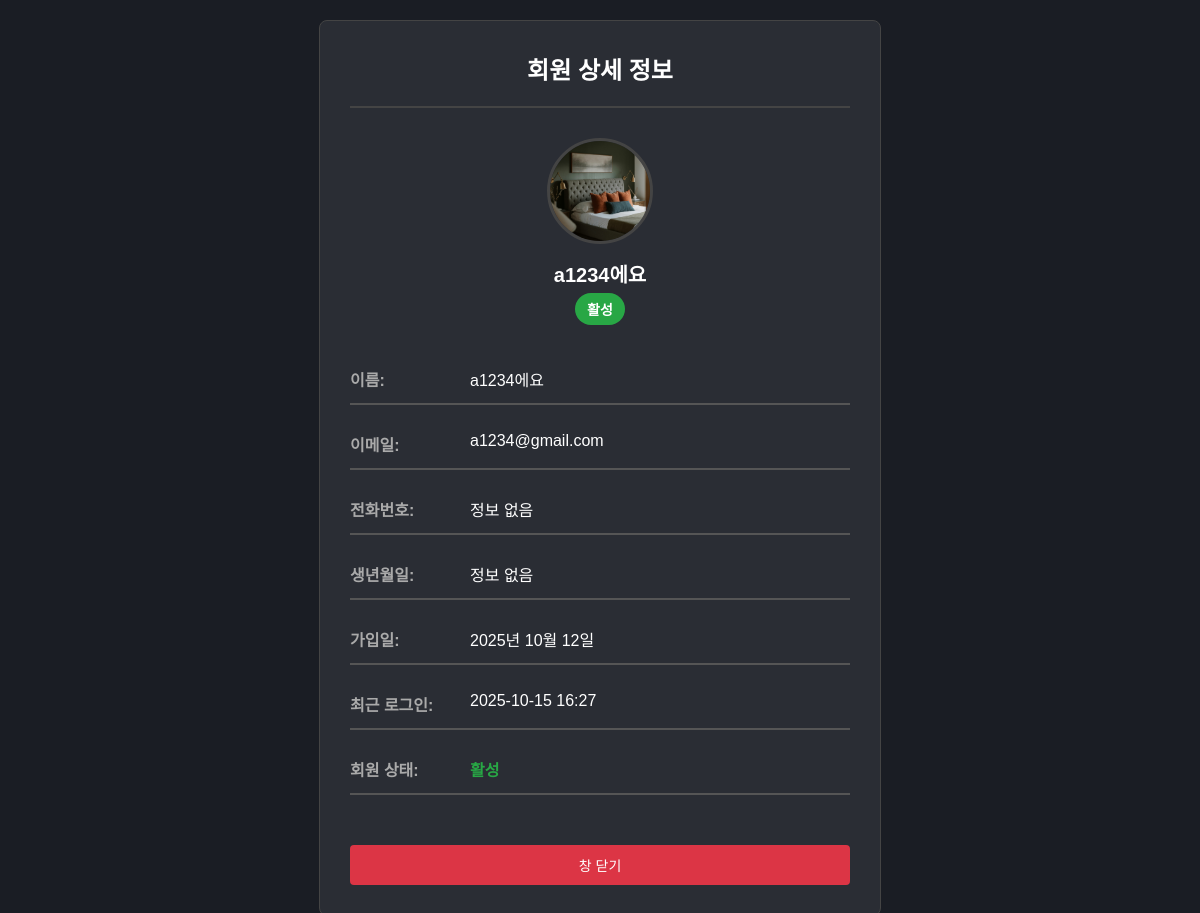
Page /member_detail.php?id=74 on the committed database.
### tables this page shows
CREATE TABLE `members` (
  `member_id` int(11) NOT NULL,
  `user_id` varchar(15) NOT NULL,
  `password` varchar(255) NOT NULL,
  `name` varchar(50) NOT NULL,
  `nickname` varchar(50) DEFAULT NULL,
  `email` varchar(100) NOT NULL,
  `phone` varchar(20) DEFAULT NULL,
  `birth_date` date DEFAULT NULL,
  `gender` enum('M','F','N') DEFAULT NULL,
  `join_date` datetime DEFAULT current_timestamp(),
  `updated_at` datetime DEFAULT NULL ON UPDATE current_timestamp(),
  `profile_image` varchar(255) DEFAULT NULL,
  `is_admin` tinyint(1) DEFAULT 0,
  `status` enum('active','banned','deleted') DEFAULT 'active',
  `last_login` datetime DEFAULT NULL,
  `bio` text DEFAULT NULL
);

### inc/db.php (called while the page is built, shortened)
<?php
function db_select($query, $params = array())
{
    $con = mysqli_connect("localhost", "root", "", "moviedb");
    $stmt = mysqli_prepare($con, $query);
    mysqli_stmt_execute($stmt);
    $result = mysqli_stmt_get_result($stmt);
    $data = array();
    if ($result) {
        while ($row = mysqli_fetch_assoc($result)) {
            $data[] = $row;
        }
    }
    return $data;
}

### member_detail.php (the view, shortened to what this page needs)
<?php
require_once("inc/db.php");
$member_id = '';
if (isset($_GET['id'])) {
    $member_id = $_GET['id'];
}
$member_query = "SELECT * FROM members WHERE member_id = '$member_id'";
$member_result = db_select($member_query);
$member = $member_result[0];
$birth_info = '정보 없음';
$status_text = ($member['status'] == 'banned') ? '정지' : '활성';
$status_color = ($member['status'] == 'banned') ? '#dc3545' : '#28a745';
$last_login = '로그인 기록 없음';
if (!empty($member['last_login'])) {
    $last_login = date('Y-m-d H:i', strtotime($member['last_login']));
}
?>
<!DOCTYPE html>
<html lang="ko">
<head>
    <link rel="stylesheet" href="https://cdnjs.cloudflare.com/ajax/libs/font-awesome/6.5.1/css/all.min.css">
</head>
<body>
    <div class="container">
        <div class="header">
            <h2>회원 상세 정보</h2>
        </div>
        <div class="profile_section">
            <?php if (!empty($member['profile_image']) && file_exists($member['profile_image'])): ?>
                <img src="<?php echo $member['profile_image']; ?>" alt="프로필 이미지" class="profile_image">
            <?php else: ?>
                <div class="profile_image">
                    <i class="fas fa-user" style="font-size: 40px; color: #888;"></i>
                </div>
            <?php endif; ?>
            <div class="member_name"><?php echo htmlspecialchars($member['nickname']); ?></div>
            <span class="member_status" style="background: <?php echo $status_color; ?>; color: white;">
                <?php echo $status_text; ?>
            </span>
        </div>
        <div class="info_section">
            <div class="info_row">
                <div class="info_label">이름:</div>
                <div class="info_value"><?php echo htmlspecialchars($member['name']); ?></div>
            </div>
            <div class="info_row">
                <div class="info_label">이메일:</div>
                <div class="info_value"><?php echo htmlspecialchars($member['email']); ?></div>
            </div>
            <div class="info_row">
                <div class="info_label">전화번호:</div>
                <div class="info_value"><?php echo !empty($member['phone']) ? htmlspecialchars($member['phone']) : '정보 없음'; ?></div>
            </div>
            <div class="info_row">
                <div class="info_label">생년월일:</div>
                <div class="info_value"><?php echo $birth_info; ?></div>
            </div>
            <div class="info_row">
                <div class="info_label">가입일:</div>
                <div class="info_value"><?php echo date('Y년 m월 d일', strtotime($member['join_date'])); ?></div>
            </div>
            <div class="info_row">
                <div class="info_label">최근 로그인:</div>
                <div class="info_value"><?php echo $last_login; ?></div>
            </div>
            <div class="info_row">
                <div class="info_label">회원 상태:</div>
                <div class="info_value" style="color: <?php echo $status_color; ?>; font-weight: bold;">
                    <?php echo $status_text; ?>
                </div>
            </div>
        </div>
        <button class="close_btn" onclick="window.close()">창 닫기</button>
    </div>
</body>
</html>

### member_detail.php (style rules this page uses)
body { font-family: Arial, sans-serif; background: #1a1d24; color: #fff; margin: 0; padding: 20px; }
.container { max-width: 500px; margin: 0 auto; background: #2a2d34; border-radius: 8px; padding: 30px; border: 1px solid #444; }
.header { text-align: center; margin-bottom: 30px; padding-bottom: 20px; border-bottom: 2px solid #444; }
.header h2 { margin: 0; color: #fff; font-size: 24px; }
.profile_section { text-align: center; margin-bottom: 30px; display: flex; flex-direction: column; align-items: center; }
.profile_image { width: 100px; height: 100px; border-radius: 50%; object-fit: cover; border: 3px solid #444; margin: 0 auto 15px auto; background: #2a2d34; display: flex; align-items: center; justify-content: center; }
.member_name { font-size: 20px; font-weight: bold; margin-bottom: 5px; }
.member_status { padding: 6px 12px; border-radius: 20px; font-size: 14px; font-weight: bold; display: inline-block; }
.info_section { margin-bottom: 30px; }
.info_row { display: flex; margin-bottom: 15px; padding: 12px 0; border-bottom: 2px solid #555; }
.info_label { width: 120px; font-weight: bold; color: #aaa; }
.info_value { flex: 1; color: #fff; }
.close_btn { background: #dc3545; color: white; border: none; padding: 10px 20px; border-radius: 4px; cursor: pointer; font-size: 14px; margin-top: 20px; width: 100%; }

### rows in the picture
members: profile_image (picture), nickname "a1234에요", status "활성", name "a1234에요", email "a1234@gmail.com", join_date "2025년 10월 12일", last_login "2025-10-15 16:27"

### other values in the picture
$birth_info "정보 없음"
